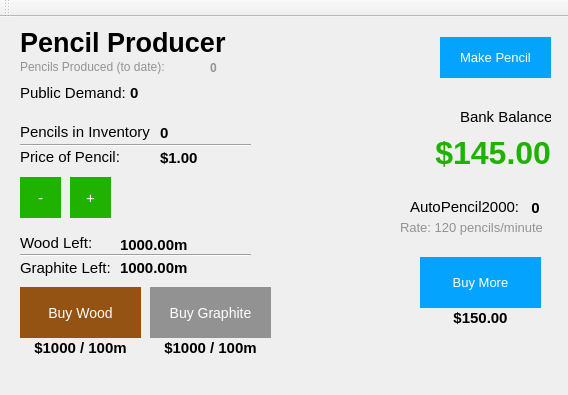
<?xml version="1.0" encoding="UTF-8"?>
<ui version="4.0">
 <class>PencilProducer</class>
 <widget class="QMainWindow" name="PencilProducer">
  <property name="geometry">
   <rect>
    <x>0</x>
    <y>0</y>
    <width>568</width>
    <height>395</height>
   </rect>
  </property>
  <property name="windowTitle">
   <string>PencilProducer</string>
  </property>
  <property name="layoutDirection">
   <enum>Qt::LeftToRight</enum>
  </property>
  <widget class="QWidget" name="centralWidget">
   <widget class="QPushButton" name="makePencil">
    <property name="geometry">
     <rect>
      <x>440</x>
      <y>20</y>
      <width>111</width>
      <height>41</height>
     </rect>
    </property>
    <property name="font">
     <font>
      <pointsize>-1</pointsize>
     </font>
    </property>
    <property name="styleSheet">
     <string notr="true">QPushButton {
    background-color: #03A3FE;	
	color: #FFFFFF;
	border: 0px;
	font-size: 13px;
}</string>
    </property>
    <property name="text">
     <string>Make Pencil</string>
    </property>
   </widget>
   <widget class="QLabel" name="inventory">
    <property name="geometry">
     <rect>
      <x>20</x>
      <y>40</y>
      <width>191</width>
      <height>20</height>
     </rect>
    </property>
    <property name="font">
     <font>
      <family>Arial</family>
     </font>
    </property>
    <property name="styleSheet">
     <string notr="true">QLabel {
	color: #929292;
}</string>
    </property>
    <property name="text">
     <string>Pencils Produced (to date):</string>
    </property>
   </widget>
   <widget class="QLabel" name="wood_left">
    <property name="geometry">
     <rect>
      <x>20</x>
      <y>216</y>
      <width>71</width>
      <height>20</height>
     </rect>
    </property>
    <property name="font">
     <font>
      <family>Arial</family>
      <pointsize>11</pointsize>
     </font>
    </property>
    <property name="text">
     <string>Wood Left:</string>
    </property>
   </widget>
   <widget class="QPushButton" name="buyWood">
    <property name="geometry">
     <rect>
      <x>20</x>
      <y>270</y>
      <width>121</width>
      <height>51</height>
     </rect>
    </property>
    <property name="font">
     <font>
      <pointsize>-1</pointsize>
     </font>
    </property>
    <property name="styleSheet">
     <string notr="true">QPushButton {
    background-color: #945213;	
	border: 0px;
	color: #FFFFFF;
	font-size: 14px;
}</string>
    </property>
    <property name="text">
     <string>Buy Wood</string>
    </property>
   </widget>
   <widget class="QPushButton" name="buyGraphite">
    <property name="geometry">
     <rect>
      <x>150</x>
      <y>270</y>
      <width>121</width>
      <height>51</height>
     </rect>
    </property>
    <property name="font">
     <font>
      <pointsize>-1</pointsize>
     </font>
    </property>
    <property name="styleSheet">
     <string notr="true">QPushButton {
    background-color: #929292;	
	border: 0px;
	color: #FFFFFF;
	font-size: 14px;
}</string>
    </property>
    <property name="text">
     <string>Buy Graphite</string>
    </property>
   </widget>
   <widget class="QLabel" name="title">
    <property name="geometry">
     <rect>
      <x>20</x>
      <y>10</y>
      <width>241</width>
      <height>31</height>
     </rect>
    </property>
    <property name="font">
     <font>
      <family>Arial</family>
      <pointsize>20</pointsize>
      <weight>75</weight>
      <bold>true</bold>
     </font>
    </property>
    <property name="text">
     <string>Pencil Producer</string>
    </property>
   </widget>
   <widget class="QLabel" name="displayWood">
    <property name="geometry">
     <rect>
      <x>120</x>
      <y>220</y>
      <width>131</width>
      <height>16</height>
     </rect>
    </property>
    <property name="font">
     <font>
      <family>Arial</family>
      <pointsize>11</pointsize>
      <weight>75</weight>
      <bold>true</bold>
     </font>
    </property>
    <property name="text">
     <string>1000.00m</string>
    </property>
   </widget>
   <widget class="Line" name="line">
    <property name="geometry">
     <rect>
      <x>20</x>
      <y>230</y>
      <width>231</width>
      <height>16</height>
     </rect>
    </property>
    <property name="orientation">
     <enum>Qt::Horizontal</enum>
    </property>
   </widget>
   <widget class="QLabel" name="graph_left">
    <property name="geometry">
     <rect>
      <x>20</x>
      <y>240</y>
      <width>91</width>
      <height>21</height>
     </rect>
    </property>
    <property name="font">
     <font>
      <family>Arial</family>
      <pointsize>11</pointsize>
     </font>
    </property>
    <property name="text">
     <string>Graphite Left:</string>
    </property>
   </widget>
   <widget class="QLabel" name="displayGraph">
    <property name="geometry">
     <rect>
      <x>120</x>
      <y>240</y>
      <width>131</width>
      <height>21</height>
     </rect>
    </property>
    <property name="font">
     <font>
      <family>Arial</family>
      <pointsize>11</pointsize>
      <weight>75</weight>
      <bold>true</bold>
     </font>
    </property>
    <property name="text">
     <string>1000.00m</string>
    </property>
   </widget>
   <widget class="QLabel" name="displayInvDate">
    <property name="geometry">
     <rect>
      <x>210</x>
      <y>40</y>
      <width>131</width>
      <height>21</height>
     </rect>
    </property>
    <property name="font">
     <font>
      <family>Arial</family>
      <pointsize>9</pointsize>
      <weight>75</weight>
      <bold>true</bold>
     </font>
    </property>
    <property name="styleSheet">
     <string notr="true">QLabel {
	color: #929292;
}</string>
    </property>
    <property name="text">
     <string>0</string>
    </property>
   </widget>
   <widget class="QLabel" name="inventoryLabel">
    <property name="geometry">
     <rect>
      <x>20</x>
      <y>99</y>
      <width>131</width>
      <height>31</height>
     </rect>
    </property>
    <property name="font">
     <font>
      <family>Arial</family>
      <pointsize>11</pointsize>
     </font>
    </property>
    <property name="text">
     <string>Pencils in Inventory:</string>
    </property>
   </widget>
   <widget class="QLabel" name="displayInv">
    <property name="geometry">
     <rect>
      <x>160</x>
      <y>100</y>
      <width>131</width>
      <height>31</height>
     </rect>
    </property>
    <property name="font">
     <font>
      <family>Arial</family>
      <pointsize>11</pointsize>
      <weight>75</weight>
      <bold>true</bold>
     </font>
    </property>
    <property name="text">
     <string>0</string>
    </property>
   </widget>
   <widget class="QPushButton" name="minusButton">
    <property name="geometry">
     <rect>
      <x>20</x>
      <y>160</y>
      <width>41</width>
      <height>41</height>
     </rect>
    </property>
    <property name="font">
     <font>
      <pointsize>-1</pointsize>
     </font>
    </property>
    <property name="styleSheet">
     <string notr="true">QPushButton {
    background-color: #1FB200;	
	border: 0px;
	color: #FFFFFF;
	font-size: 15px;
}</string>
    </property>
    <property name="text">
     <string>-</string>
    </property>
   </widget>
   <widget class="QPushButton" name="plusButton">
    <property name="geometry">
     <rect>
      <x>70</x>
      <y>160</y>
      <width>41</width>
      <height>41</height>
     </rect>
    </property>
    <property name="font">
     <font>
      <pointsize>-1</pointsize>
     </font>
    </property>
    <property name="styleSheet">
     <string notr="true">QPushButton {
    background-color: #1FB200;	
	border: 0px;
	color: #FFFFFF;
	font-size: 15px;
}</string>
    </property>
    <property name="text">
     <string>+</string>
    </property>
   </widget>
   <widget class="QLabel" name="bankLabel">
    <property name="geometry">
     <rect>
      <x>460</x>
      <y>90</y>
      <width>91</width>
      <height>20</height>
     </rect>
    </property>
    <property name="font">
     <font>
      <family>Arial</family>
      <pointsize>11</pointsize>
     </font>
    </property>
    <property name="text">
     <string>Bank Balance</string>
    </property>
   </widget>
   <widget class="QLabel" name="displayBalance">
    <property name="geometry">
     <rect>
      <x>320</x>
      <y>120</y>
      <width>231</width>
      <height>31</height>
     </rect>
    </property>
    <property name="font">
     <font>
      <family>Arial</family>
      <pointsize>24</pointsize>
      <weight>75</weight>
      <bold>true</bold>
     </font>
    </property>
    <property name="layoutDirection">
     <enum>Qt::LeftToRight</enum>
    </property>
    <property name="styleSheet">
     <string notr="true">QLabel {
	color: #1FB200;
}</string>
    </property>
    <property name="text">
     <string>$145.00</string>
    </property>
    <property name="alignment">
     <set>Qt::AlignRight|Qt::AlignTrailing|Qt::AlignVCenter</set>
    </property>
   </widget>
   <widget class="QLabel" name="displayWoodPrice">
    <property name="geometry">
     <rect>
      <x>20</x>
      <y>320</y>
      <width>121</width>
      <height>21</height>
     </rect>
    </property>
    <property name="font">
     <font>
      <family>Arial</family>
      <pointsize>11</pointsize>
      <weight>75</weight>
      <bold>true</bold>
     </font>
    </property>
    <property name="text">
     <string>$1000 / 100m</string>
    </property>
    <property name="alignment">
     <set>Qt::AlignCenter</set>
    </property>
   </widget>
   <widget class="QLabel" name="displayGraphPrice">
    <property name="geometry">
     <rect>
      <x>150</x>
      <y>320</y>
      <width>121</width>
      <height>21</height>
     </rect>
    </property>
    <property name="font">
     <font>
      <family>Arial</family>
      <pointsize>11</pointsize>
      <weight>75</weight>
      <bold>true</bold>
     </font>
    </property>
    <property name="text">
     <string>$1000 / 100m</string>
    </property>
    <property name="alignment">
     <set>Qt::AlignCenter</set>
    </property>
   </widget>
   <widget class="QLabel" name="autoPencil2000Label">
    <property name="geometry">
     <rect>
      <x>410</x>
      <y>180</y>
      <width>111</width>
      <height>20</height>
     </rect>
    </property>
    <property name="font">
     <font>
      <family>Arial</family>
      <pointsize>11</pointsize>
     </font>
    </property>
    <property name="text">
     <string>AutoPencil2000:</string>
    </property>
   </widget>
   <widget class="QLabel" name="displayAutoPencil2000">
    <property name="geometry">
     <rect>
      <x>520</x>
      <y>180</y>
      <width>31</width>
      <height>21</height>
     </rect>
    </property>
    <property name="font">
     <font>
      <family>Arial</family>
      <pointsize>11</pointsize>
      <weight>75</weight>
      <bold>true</bold>
     </font>
    </property>
    <property name="text">
     <string>0</string>
    </property>
    <property name="alignment">
     <set>Qt::AlignCenter</set>
    </property>
   </widget>
   <widget class="QLabel" name="inventory_2">
    <property name="geometry">
     <rect>
      <x>400</x>
      <y>200</y>
      <width>151</width>
      <height>20</height>
     </rect>
    </property>
    <property name="font">
     <font>
      <family>Arial</family>
      <pointsize>10</pointsize>
     </font>
    </property>
    <property name="styleSheet">
     <string notr="true">QLabel {
	color: #929292;
}</string>
    </property>
    <property name="text">
     <string>Rate: 120 pencils/minute </string>
    </property>
   </widget>
   <widget class="QPushButton" name="buyMoreButton">
    <property name="geometry">
     <rect>
      <x>420</x>
      <y>240</y>
      <width>121</width>
      <height>51</height>
     </rect>
    </property>
    <property name="font">
     <font>
      <pointsize>-1</pointsize>
     </font>
    </property>
    <property name="styleSheet">
     <string notr="true">QPushButton {
    background-color: #03A3FE;	
	color: #FFFFFF;
	border: 0px;
	font-size: 13px;
}</string>
    </property>
    <property name="text">
     <string>Buy More</string>
    </property>
   </widget>
   <widget class="QLabel" name="displayAutoPencil200Price">
    <property name="geometry">
     <rect>
      <x>420</x>
      <y>290</y>
      <width>121</width>
      <height>21</height>
     </rect>
    </property>
    <property name="font">
     <font>
      <family>Arial</family>
      <pointsize>11</pointsize>
      <weight>75</weight>
      <bold>true</bold>
     </font>
    </property>
    <property name="text">
     <string>$150.00</string>
    </property>
    <property name="alignment">
     <set>Qt::AlignCenter</set>
    </property>
   </widget>
   <widget class="QLabel" name="pencilPriceLabel">
    <property name="geometry">
     <rect>
      <x>20</x>
      <y>130</y>
      <width>131</width>
      <height>20</height>
     </rect>
    </property>
    <property name="font">
     <font>
      <family>Arial</family>
      <pointsize>11</pointsize>
     </font>
    </property>
    <property name="text">
     <string>Price of Pencil:</string>
    </property>
   </widget>
   <widget class="QLabel" name="displayPencilPrice">
    <property name="geometry">
     <rect>
      <x>160</x>
      <y>130</y>
      <width>131</width>
      <height>21</height>
     </rect>
    </property>
    <property name="font">
     <font>
      <family>Arial</family>
      <pointsize>11</pointsize>
      <weight>75</weight>
      <bold>true</bold>
     </font>
    </property>
    <property name="text">
     <string>$1.00</string>
    </property>
   </widget>
   <widget class="Line" name="line_2">
    <property name="geometry">
     <rect>
      <x>20</x>
      <y>120</y>
      <width>231</width>
      <height>16</height>
     </rect>
    </property>
    <property name="orientation">
     <enum>Qt::Horizontal</enum>
    </property>
   </widget>
   <widget class="QLabel" name="publicDemandLabel">
    <property name="geometry">
     <rect>
      <x>20</x>
      <y>60</y>
      <width>131</width>
      <height>31</height>
     </rect>
    </property>
    <property name="font">
     <font>
      <family>Arial</family>
      <pointsize>11</pointsize>
     </font>
    </property>
    <property name="text">
     <string>Public Demand:</string>
    </property>
   </widget>
   <widget class="QLabel" name="displayPublicDemand">
    <property name="geometry">
     <rect>
      <x>130</x>
      <y>60</y>
      <width>131</width>
      <height>31</height>
     </rect>
    </property>
    <property name="font">
     <font>
      <family>Arial</family>
      <pointsize>11</pointsize>
      <weight>75</weight>
      <bold>true</bold>
     </font>
    </property>
    <property name="text">
     <string>0</string>
    </property>
   </widget>
  </widget>
  <widget class="QMenuBar" name="menuBar">
   <property name="geometry">
    <rect>
     <x>0</x>
     <y>0</y>
     <width>568</width>
     <height>22</height>
    </rect>
   </property>
  </widget>
  <widget class="QToolBar" name="mainToolBar">
   <attribute name="toolBarArea">
    <enum>TopToolBarArea</enum>
   </attribute>
   <attribute name="toolBarBreak">
    <bool>false</bool>
   </attribute>
  </widget>
 </widget>
 <layoutdefault spacing="6" margin="11"/>
 <resources/>
 <connections/>
</ui>
